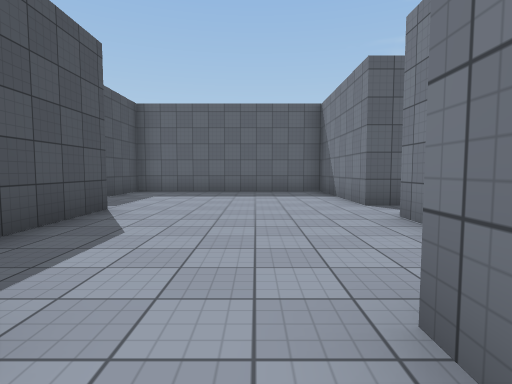
View 1 (above)

14 first-person views from a walk through a Unity game level. The camera is 1.3 m above the floor, tilts 4° down and sees 80° across. The floor is counted in squares, 2 m on a side. Each view is taken from the middle of a square. On the plan, view 1 faces up. The plan holds only what a view shows up to about 10 squares ahead; the rest is blank. Some animated figures are left out. Surface patterns are stand-ins for the level's own textures.

View 2
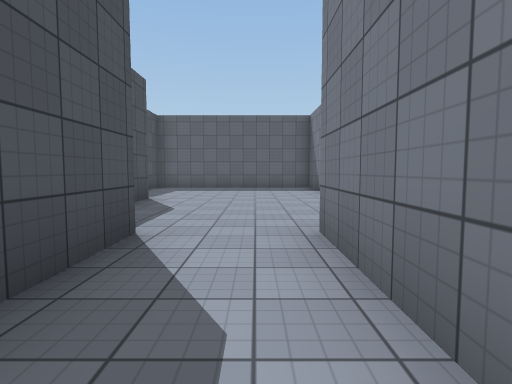

View 3
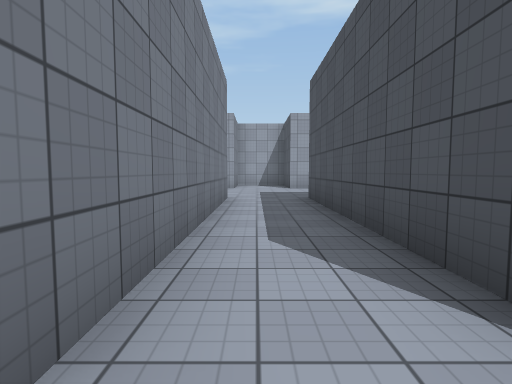

View 4
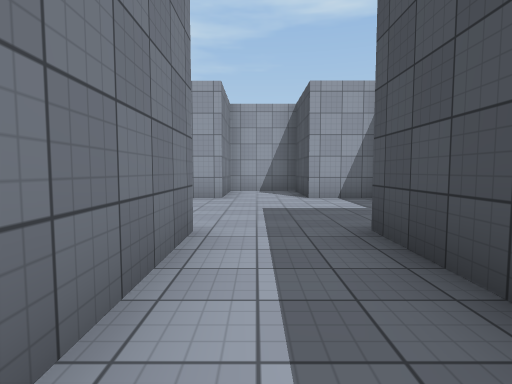

View 5
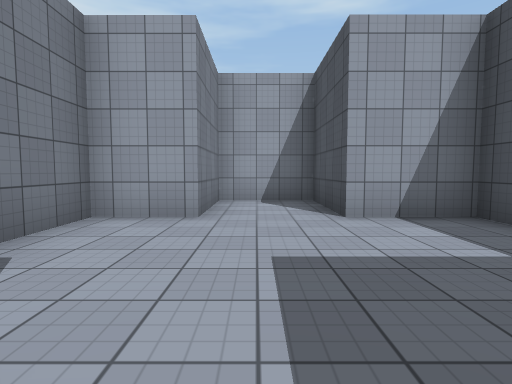

View 6
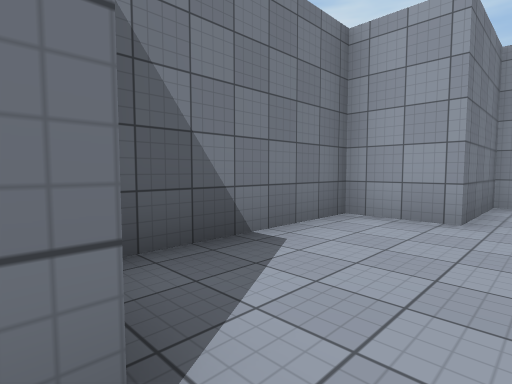

View 7
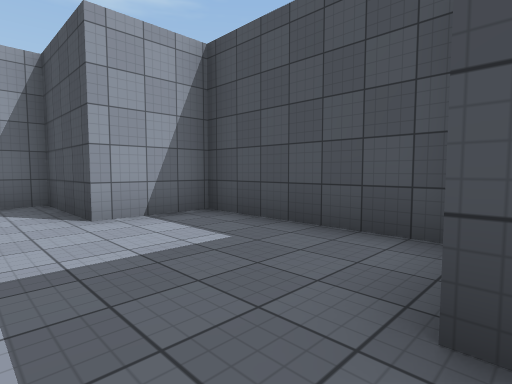

View 8
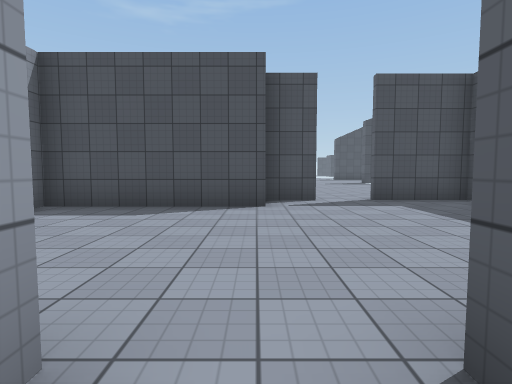

View 9
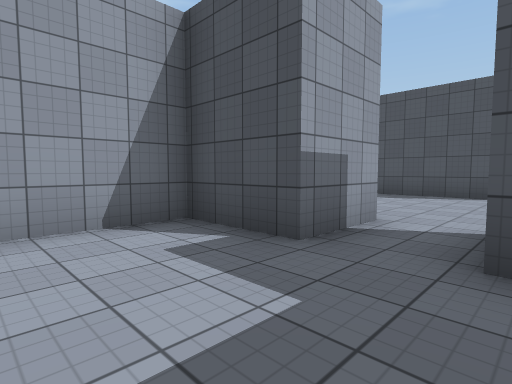

View 10
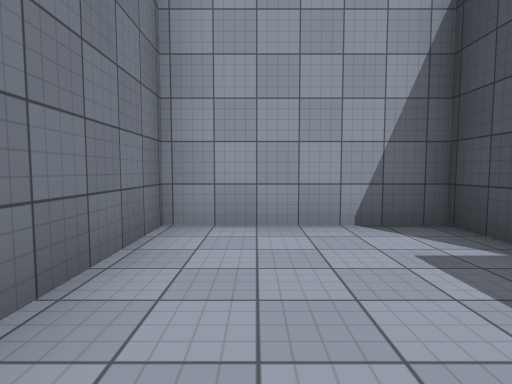

View 11
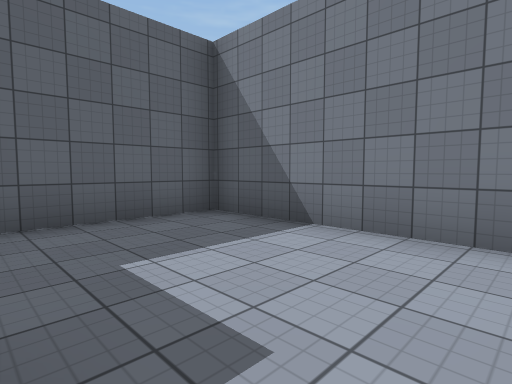

View 12
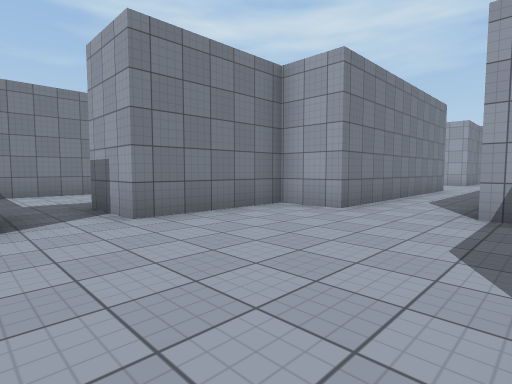

View 13
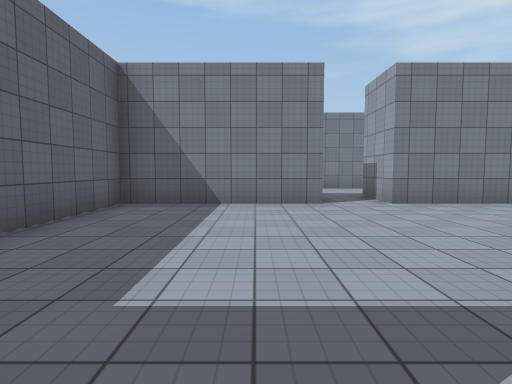

View 14
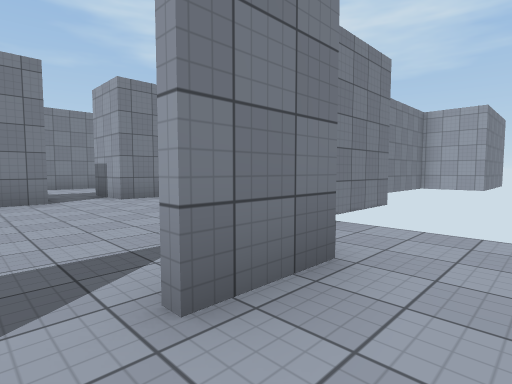

### Floor plan
Ten units are one square. View 1 is at (0, 0); x grows to the right and y downward. Boxes are objects, and circles mark ways between rooms. Rooms are numbered by the first view taken in them; rooms with no view inside come last. Other rooms are left out.
<svg viewBox="-165 -102 241 224">
<path fill="none" stroke="#000" d="M7 54 7 -12M-31 56 -31 92 -13 92 -13 117 7 117 7 92 23 92 23 59M-13 -12 -13 54M-25 -52 -25 -12 -13 -12M-37 -64 -37 -51M20 -57 20 -97 -37 -97 -37 -75M7 -12 20 -12 20 -43M28 -57 20 -57M20 -43 37 -43 37 -24 71 -24 71 -71 42 -71M-38 -50 -38 -64"/>
<circle cx="-5" cy="-10" r="3" fill="#2a7"/>
<circle cx="25" cy="-50" r="3" fill="#2a7"/>
<circle cx="-40" cy="-70" r="3" fill="#2a7"/>
<text x="0" y="60">1</text>
<text x="-10" y="-60">2</text>
<text x="50" y="-50">3</text>
<text x="-160" y="-40">4</text>
</svg>
Room 1 opens to room 2. Room 2 opens to room 3. Room 2 opens to room 4.

Where each view was taken, in squares from view 1:
view 1: 0 up, 0 right, facing up
view 2: 2 down, 0 right, facing up
view 3: 2 up, 0 right, facing down
view 4: 2 down, 0 right, facing down
view 5: 5 down, 0 right, facing down
view 6: 5 down, 0 right, facing down-right
view 7: 5 down, 0 right, facing down-left
view 8: 5 up, 3 right, facing left
view 9: 6 up, 6 right, facing down-left
view 10: 6 up, 6 right, facing down
view 11: 3 up, 4 right, facing up-right
view 12: 6 up, 2 left, facing down-right
view 13: 7 up, 4 left, facing right
view 14: 7 up, 5 left, facing down-right
